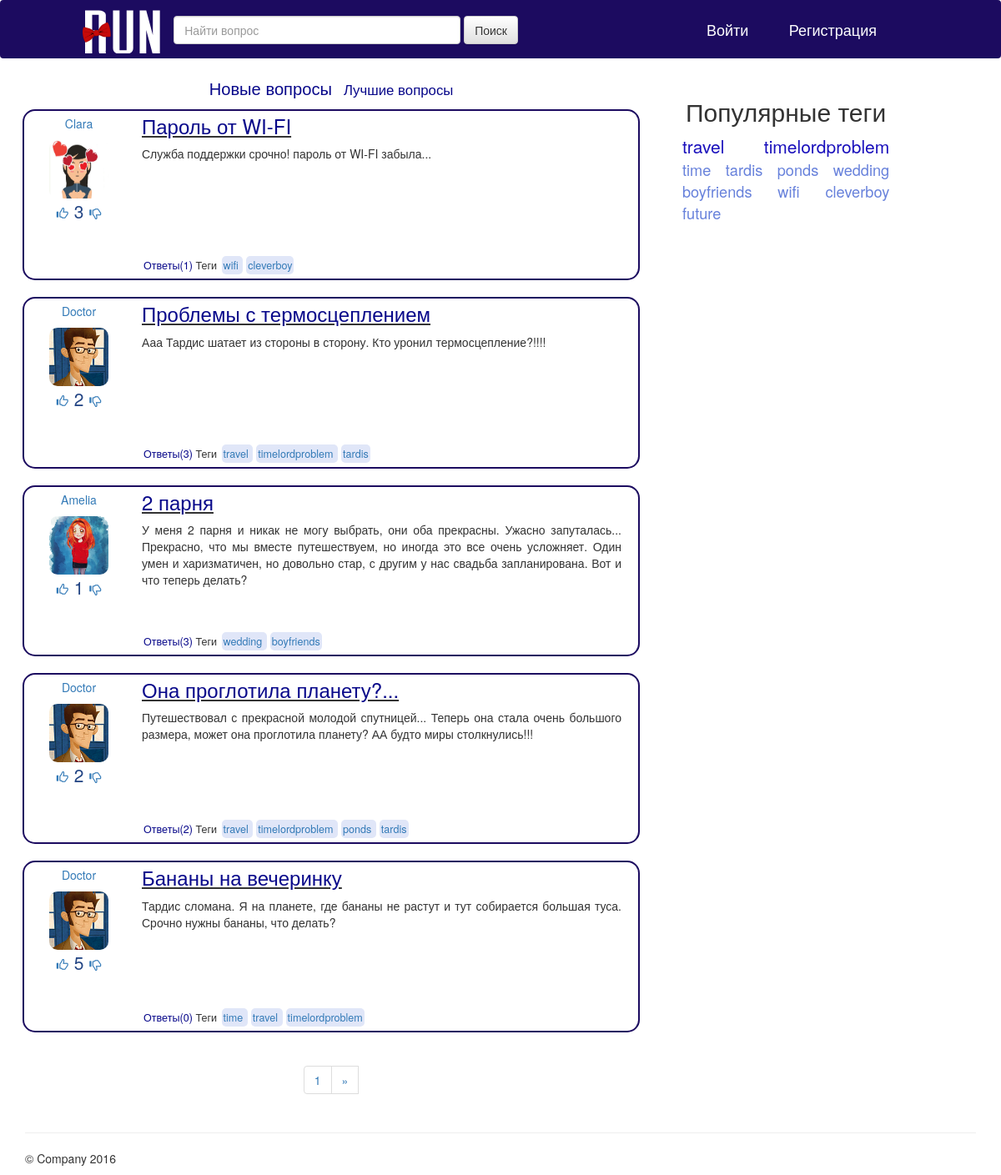
The page / on the database its author committed.
### ask_app/models.py (models this page shows, shortened)
class Question(models.Model):
	title= models.CharField(max_length=100,verbose_name=u'Title')
	text= models.TextField(verbose_name=u'Text')
	author = models.ForeignKey('Profile')
	tags=models.ManyToManyField(Tag)
	rating=models.IntegerField(default=0,verbose_name=u'Rating')
	date=models.DateTimeField(auto_now_add=True, verbose_name=u'Date')
	objects=QuestionManager()
	class Meta:
		verbose_name=u'Question'
		verbose_name_plural=u'Questions'

class Profile(models.Model):
	user = models.OneToOneField(User)
	nickname=models.CharField(max_length=30, verbose_name=u'Nickname')
	avatar=models.ImageField(upload_to='avatars/', blank=True, verbose_name=u'Avatar')
	email=models.EmailField(blank=True, verbose_name=u'Email')
	objects=ProfileManager()
	class Meta:
		verbose_name=u'Profile'
		verbose_name_plural=u'Profiles'

class Tag(models.Model):
	value=models.CharField(max_length=15,verbose_name=u'Tag')
	objects=TagManager()
	class Meta:
		verbose_name=u'Tag'
		verbose_name_plural=u'Tags'
	def __unicode__(self):
		return "{}".format(self.value)

### ask_app/views.py (the view)
# urls.py: url(r'^$',views.index, name='index'),
def index(request):
	questions=Question.objects.get_new_questions()
	popular_tag=Tag.objects.get_popular_tag()
	popular_users=Profile.objects.get_popular_users()
	page=paginate(request, questions)
	questions=page
	isAuth=auth.get_user(request).username
	context = {'page':page, 'questions':questions,'popular_tag':popular_tag, 'popular_users':popular_users,'isAuth':isAuth}
	return render(request,'index.html',context)

### ask_app/models.py (called while the page is built)
	def get_new_questions(self):
		q_list=self.prefetch_related('author').order_by('-date')[:100]
		return Question.objects.fill_questions(q_list)

	def fill_questions(self,q_list):
		for q in q_list:
			q.answer_count=AnswerManager.get_count_of_answers(Answer.objects,q.id)
			q.tag_list=TagManager.get_tags_by_id_question(Tag.objects,q.id)
		return q_list

	def get_count_of_answers(self, q_id):
		a=self.filter(question=q_id).count()
		return a

	def get_tags_by_id_question(self, q_id):
		return self.filter(question=q_id)

	def get_popular_tag(self):
		t_list= self.annotate(question_count=Count('question')).order_by('-question_count')[:10]
		for tag in t_list:
			if tag.question_count>2:
				tag.many=True
			else:
				tag.many=False
		return t_list

	def get_popular_users(self):
		return self.annotate(question_count=Count('question')).order_by('-question_count')[:5]

### ask_app/views.py (called while the page is built)
def paginate(request,questions):
	paginator = Paginator(questions, 5)
	pageNum = request.GET.get('page')
	try:
		page = paginator.page(pageNum)
		if pageNum != None:
			pageNum = int(pageNum)
	except PageNotAnInteger:
		page = paginator.page(1)
		pageNum = 1
	except EmptyPage:
		page = paginator.page(1)
		pageNum = 1
	return page

### templates/index.html (shortened to what this page needs)
{% extends "base.html" %}
{% block content %}
  <div align="center" >
        <a style="color:#08088A" id="sort-type"><big><big>Новые вопросы</big></big></a>
        <a href="hot/" style="color:#08088A" id="sort-type"><big>Лучшие вопросы</big></a>
  </div>
  {% for quest in questions %}
    {%include "quest.html" %}
  {% endfor %}
  {%include "paginator.html" %}
{% endblock content %}

### templates/base.html (shortened to what this page needs)
<!DOCTYPE html>
<html lang="en">
<head>
<link href="/static/css/bootstrap.css" rel="stylesheet">
<link href="/static/css/bootstrap-responsive.css" rel="stylesheet">
 <link href="/static/css/bootstrap-theme.css" rel="stylesheet">
<link href="/static/css/mycss.css" rel="stylesheet" !important  >
<body>
<nav class="navbar">
    <div class="container">
     <div class="row">
      <div class="col-md-1"></div>
       <div class="col-md-7">
        <div class="navbar-brand" >
	<a href="/../../">{% include "run.svg" %}</a></div>
        <form class="navbar-form navbar-left" role="search">
          <div class="form-group" >
            <input type="search" size="40px" class="form-control" placeholder="Найти вопрос">
            <button type="submit" class="btn btn-default">Поиск</button>
          </div>
        </form>
          {% if isAuth%}
       </div>
        <div class="col-md-1 navbar-user" >
          <div id="navbar-avatar-block" align="right"><a href=#><img  id="navbar-avatar" src="/static/img/avatar.png" border="0"> </a></div>
        </div>
        <div class="col-md-1 navbar-user" >
         <p id="navbar-autho"> <a style="color:#FFFFFF" href="/../../settings" >Настройки </a> </p>
         <p id="navbar-autho"> <a style="color:#FFFFFF" href="/../../logout" >Выйти</a> </p>
        </div>
	<form class="navbar-form navbar-left" role="ask">
            <div class="form-group">
               <a href="../../ask" class="btn btn-info">Задать вопрос</a>
            </div>
          </form>
        {% else %}
      </div>
           <div class="col-sm-1" id="navbar-login">
            <h4><a href="../../login"  style="color:white">Войти</a></h4>
	   </div>
	   <div class="col-sm-1" id="navbar-login">
            <h4> <a href="../../signup"  style="color:white">Регистрация</a></h4>
           </div>
        {% endif %}
    </div>
    </div>
  </nav>
<div class="container">
  <div class="row">
    <div class="col-md-8" id="main">
     {% block content %} {% endblock %}
    </div>
     <div class="col-md-3" >
      <div align="center" id="right">
	{% if popular_tag %}
        <h2>Популярные теги</h2>
          <div align="justify">
	  {% for tag in popular_tag %}
		{% if tag.many %}
	         <a id="poptag_h1" href="{% url 'tag' tag%}" >{{tag.value}}</a>
		{% else %}
		<a id="poptag_h2" href="{% url 'tag' tag.value%}" >{{tag.value}}</a>
            	{% endif %}
	  {% endfor %}
          </div>
	{% endif %}
      </div>
      <div align="center" id="right">
      </div>
    </div>
  </div>
<hr>
<footer>
<p>&copy; Company 2016</p>
</footer>
</div>
</body>
</html>

### templates/quest.html
      <div>
       <div class="row" id="block-question" >
        <div class="col-md-2">
         <a href=#><p  style="font:bold" align="center"> {{quest.author.nickname}}</p>
	{% if quest.author.avatar%}
          <div class="block-avatar"><img id="avatar"src="{{ quest.author.avatar.url }}" border="0"></div>
	{% else %}
	<div class="block-avatar"><img id="avatar"src="/static/img/avatar.png" border="0"></div>
	{% endif %}
	    <div align ="center"  >
            <a href=#> <span  class="glyphicon glyphicon-thumbs-up" ></span></a>
	    <span id="rating">{{quest.rating}}</span>
            <a href=#> <span class="glyphicon glyphicon-thumbs-down" ></span></a>
          </div>
	    </div>
        <div class="col-md-10">
          <h3 id ="question-header"><a style="color:#08088A" href="{% url 'question_detail' quest.id %}"> {{quest.title}} </a></h3>
          <p align="justify" id="question-text">{{quest.text}}</p>
          <div id="question-bottom">
            <a style="color:#08088A" href="{% url 'question_detail' quest.id %}"> Ответы({{quest.answer_count}}) </a>
	       	{% if quest.tag_list %}
		Теги
		{% for tag in quest.tag_list %}
		<a href="{% url 'tag' tag.value%}" id="tags"> {{tag.value}} </a>
            	{% endfor %}
		{% endif %}
          </div>
        </div>
   </div>
   </div>

### static/css/mycss.css (style rules this page uses)
body { padding-top: 0px; }
.navbar { height:70px; padding-top:10px; padding-bottom:10px; background: #1C0B60; }
.navbar-brand { padding:0px; }
#avatar { border-radius: 10px; position: absolute; width:100%; height: 100%; }
#right { padding: 5px; margin: 2px; }
#main { margin:2px; }
#block-question { border: 2px solid #1C0B60; border-radius:15px; padding: 5px; margin:10px 10px 20px 10px; }
#question-header { text-decoration: underline; margin-top:0px; }
#question-bottom { position:absolute; bottom:0px; margin:2px; font-size:90%; }
#question-text { min-height: 130px; padding-bottom:10px; margin-bottom:25px; }
#tags { padding:2px; margin:2px; background:#E0E6F8; border-radius: 5px; }
#sort-type { margin:5px; }
#rating { color:#234584; font-size:150%; padding: 3px; }
#poptag_h1 { color:#190fbc; font-size:150%; padding:2px; }
#poptag_h2 { color:#6781db; font-size:130%; padding:2px; }
#navbar-login { padding-left:57px; padding-top:5px; }
.block-avatar { height:70px; position:relative; margin-left:10px; margin-right:10px; }

### rows shown on the page
Question: author.nickname "Clara", author.avatar (picture), rating "3", title "Пароль от WI-FI", text "Служба поддержки срочно! пароль от WI-FI забыла...", answer_count "1"
Tag: value "wifi"
Tag: value "cleverboy"
Question: author.nickname "Doctor", author.avatar (picture), rating "2", title "Проблемы с термосцеплением", text "Ааа Тардис шатает из стороны в сторону. Кто уронил термосцепление?!!!!", answer_count "3"
Tag: value "travel"
Tag: value "timelordproblem"
Tag: value "tardis"
Question: author.nickname "Amelia", author.avatar (picture), rating "1", title "2 парня", text "У меня 2 парня и никак не могу выбрать, они оба прекрасны. Ужасно запуталась... Прекрасно, что мы вместе путешествуем, но иногда это все очень усложняет. Один умен и харизматичен, но довольно стар, с другим у нас свадьба запланирована. Вот и что теперь делать?", answer_count "3"
Tag: value "wedding"
Tag: value "boyfriends"
Question: author.nickname "Doctor", author.avatar (picture), rating "2", title "Она проглотила планету?...", text "Путешествовал с прекрасной молодой спутницей... Теперь она стала очень большого размера, может она проглотила планету? АА будто миры столкнулись!!!", answer_count "2"
Tag: value "ponds"
Question: author.nickname "Doctor", author.avatar (picture), rating "5", title "Бананы на вечеринку", text "Тардис сломана. Я на планете, где бананы не растут и тут собирается большая туса. Срочно нужны бананы, что делать?", answer_count "0"
Tag: value "time"
Tag: value "future"

### other values the page prints
{{ page.number }} "1"
